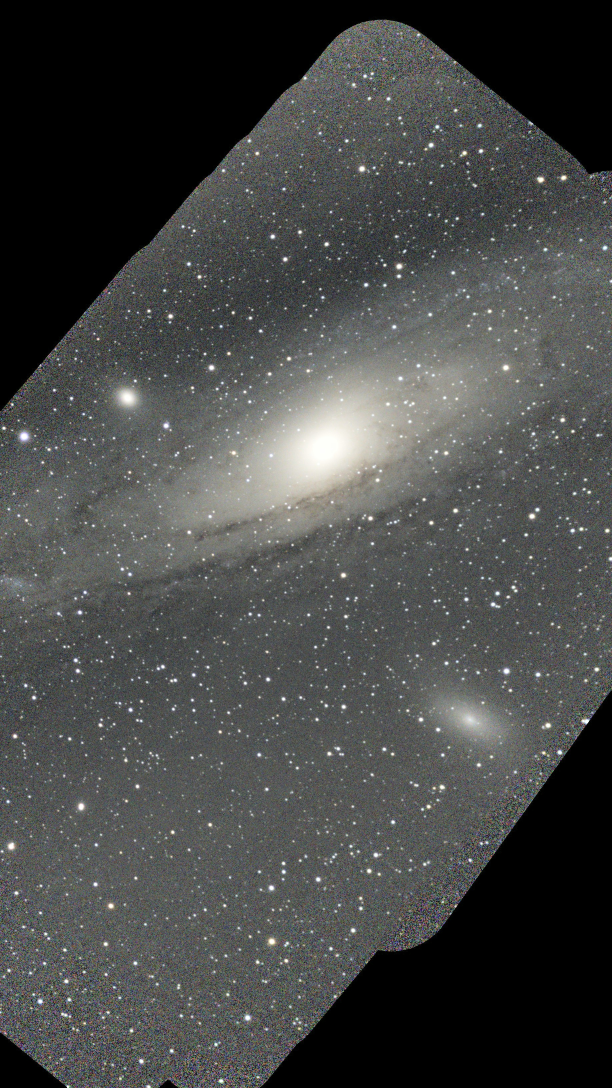
#> input picture review_candidates/Stacked_61_mosaic_M 31_10.0s_IRCUT_20251223-200629_cleaned.jpg, 1836 x 3264 px (shown at 1/3 size)
$ python -i align_comparison_pairs.py   (imports and definitions only)
#> lines starting #> are read from the running program, lines starting #| are printed output that depends on the picture
#!/usr/bin/env python3
"""Audit and align NightSkyAI previews to immutable Gallery edit references.

The matcher uses point-source asterisms rather than RGB pixels, so it remains
useful when the two treatments have different stretches, colors, crops, or
resolutions.  It is deliberately fail-closed: ``audit`` never edits images,
and ``apply`` only publishes derivatives after every pair passes both the
initial match and a pixel-level re-audit of the registered output.
"""

from __future__ import annotations

import argparse
import copy
import hashlib
import io
import json
import math
import os
import re
import tempfile
from collections import defaultdict
from dataclasses import dataclass
from datetime import datetime, timezone
from pathlib import Path
from typing import Any, Iterable

try:
    import numpy as np
    from PIL import Image, ImageDraw, ImageFilter, ImageOps
except ImportError as exc:  # pragma: no cover - exercised by dependency check
    raise SystemExit(
        "Alignment requires NumPy and Pillow. Use the Codex workspace Python "
        "runtime or install the bounded packages listed in the skill package's "
        "requirements-alignment.txt."
    ) from exc


TOOL = "seestar_pair_alignment"
ALGORITHM = "deterministic-star-triangle-similarity-v1"
SCHEMA_VERSION = 1
MANIFEST_SCHEMA_VERSION = 2
DETECTION_WIDTH = 270
MAX_STARS = 140
CAPTURE_ID_PATTERN = re.compile(r"^capture-[a-f0-9]{24}$")

MIN_INLIERS = 25
MIN_INLIER_RATIO = 0.60
MAX_AUDIT_RMS = 2.0
MIN_WINNER_MULTIPLIER = 2.0
MIN_COVERAGE_CELLS = 3

# Registration can legitimately leave fewer reference stars inside the source
# footprint after a large Gallery-directed rotation.  Identity, scale,
# translation, RMS, and a high absolute inlier count remain mandatory.
VERIFY_MIN_RATIO = 0.50
VERIFY_MAX_RMS = 1.5
VERIFY_MAX_ROTATION_DEGREES = 0.5
VERIFY_MAX_SCALE_DELTA = 0.01
# The second JPEG decode and centroiding pass can move a fitted origin by a few
# source pixels even when the stars themselves are sub-pixel aligned.  Keep the
# bound tiny relative to a 1080x1920 frame while avoiding a false failure on
# that harmless intercept noise.
VERIFY_MAX_TRANSLATION = 8.0


@dataclass(frozen=True)
class StarCatalog:
    points: np.ndarray
    width: int
    height: int
    scale_to_original: float


@dataclass(frozen=True)
class Candidate:
    reflected: bool
    a: complex
    b: complex
    matches: tuple[tuple[int, int, float], ...]
    eligible: int
    ratio: float
    rms: float
    coverage_cells: int
    score: float

    @property
    def rotation_degrees(self) -> float:
        return _normalize_degrees(math.degrees(math.atan2(self.a.imag, self.a.real)))

    @property
    def scale(self) -> float:
        return abs(self.a)


def _utc_now() -> str:
    return datetime.now(timezone.utc).replace(microsecond=0).isoformat().replace("+00:00", "Z")


def _sha256_bytes(data: bytes) -> str:
    return hashlib.sha256(data).hexdigest()


# [6 lines left out: function _sha256_path, not called in this run]


def _normalize_degrees(value: float) -> float:
    normalized = (value + 180.0) % 360.0 - 180.0
    return 180.0 if math.isclose(normalized, -180.0) else normalized


def _rounded(value: float, digits: int) -> float:
    rounded = round(float(value), digits)
    return 0.0 if rounded == 0 else rounded


# [16 lines left out: functions _confined, _atomic_json, not called in this run]


def _open_displayed(path: Path) -> Image.Image:
    with Image.open(path) as opened:
#> opened is the input picture: PIL image 1836x3264 RGB; mean R, G, B 70.8, 72.2, 70.8
        return ImageOps.exif_transpose(opened).convert("RGB")


# [41 lines left out: functions _require_displayed_dimensions, _reject_already_aligned_manifest, not called in this run]


def _detect_stars(path: Path, max_stars: int = MAX_STARS) -> StarCatalog:
    image = _open_displayed(path).convert("L")
    scale = DETECTION_WIDTH / image.width
#> scale = 0.147
    height = max(1, round(image.height * scale))
#> height = 480
    image = image.resize((DETECTION_WIDTH, height), Image.Resampling.LANCZOS)
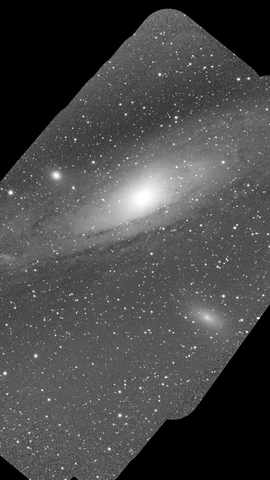
#> image: PIL image 270x480 L; min 0, max 255, mean 71.6

    fine = np.asarray(image.filter(ImageFilter.GaussianBlur(0.8)), dtype=np.float32)
    coarse = np.asarray(image.filter(ImageFilter.GaussianBlur(4.0)), dtype=np.float32)
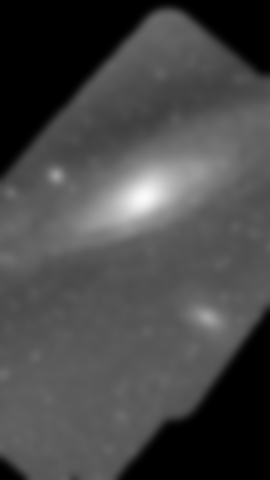
#> coarse: shape (480, 270) float32; min 0, max 250, mean 71.6
    response = fine - coarse
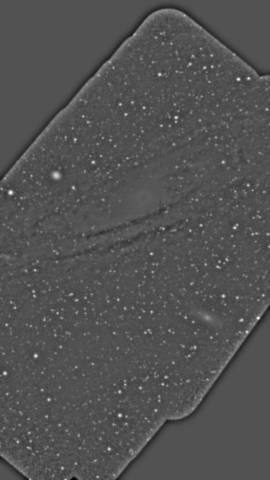
#> response: shape (480, 270) float32; min -62, max 129, mean 0; drawn with min black and max white

    maxima = np.ones(response.shape, dtype=bool)
    for dy in range(-2, 3):
        for dx in range(-2, 3):
            if dx == 0 and dy == 0:
                continue
            maxima &= response > np.roll(np.roll(response, dy, axis=0), dx, axis=1)
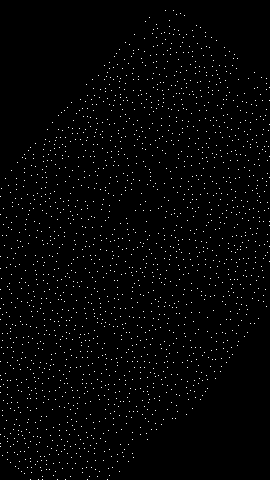
#> maxima: shape (480, 270) bool; 1.5% white in thin lines or dots
    maxima[:6, :] = False
    maxima[-6:, :] = False
#> maxima: shape (480, 270) bool; 1.5% white in thin lines or dots
    maxima[:, :6] = False
#> maxima: shape (480, 270) bool; 1.5% white in thin lines or dots
    maxima[:, -6:] = False
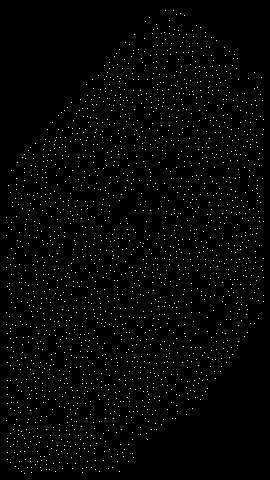
#> maxima: shape (480, 270) bool; 1.4% white in thin lines or dots

    ys, xs = np.where(maxima & (response >= 5.0) & (fine >= 25.0))
#> ys = 1507 values from 10 to 473; xs = 1507 values, max 263 at index 249, min 6 at index 603, mean 130.7
    strengths = response[ys, xs]
#> strengths = 1507 values, max 129 at index 504, min 5 at index 12, mean 23.31
    order = np.argsort(strengths, kind="stable")[::-1]
#> order = 1507 values, max 1506 at index 216, min 0 at index 202, mean 753

    selected: list[tuple[float, float]] = []
    for index in order:
        point = (float(xs[index]), float(ys[index]))
        if any((point[0] - x) ** 2 + (point[1] - y) ** 2 < 36.0 for x, y in selected):
            continue
        selected.append(point)
        if len(selected) == max_stars:
            break
#> this loop made 147 passes
#> (index, point) on passes 1 to 12: (504, (10, 192)), (1022, (258, 318)), (122, (238, 79)), (1149, (35, 355)), (1357, (119, 415)), (240, (176, 117)), (104, (159, 74)), (117, (248, 78)), (933, (223, 296)), (640, (234, 227)), (409, (93, 162)), (1448, (109, 449))
#> after the loop, selected = 140 pairs, first value 6 to 263, second value 15 to 468

    if len(selected) < 12:
        raise ValueError(f"Only {len(selected)} usable stars detected in {path.name}")

    return StarCatalog(
        points=np.asarray(selected, dtype=np.float64),
        width=image.width,
        height=image.height,
        scale_to_original=scale,
    )


# [423 lines left out: functions _triangle_catalog, _fit_similarity, _apply_complex, _assign_unique, _coverage_cells, _candidate_from_transform and 12 more, not called in this run]


def _comparison_id(capture_id: str, baseline_hash: str, nightsky_hash: str) -> str:
    material = f"{capture_id}\0{baseline_hash}\0{nightsky_hash}".encode("utf-8")
    return f"comparison-{hashlib.sha256(material).hexdigest()[:24]}"


# [343 lines left out: functions apply_alignment, verify_manifest, _self_test, _parser, main, not called in this run]


# [2 lines not run here, left out]

>>> result = _detect_stars('../../../review_candidates/Stacked_61_mosaic_M 31_10.0s_IRCUT_20251223-200629_cleaned.jpg')
